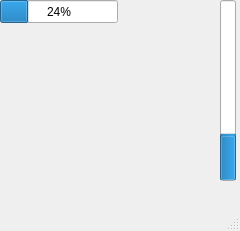
<?xml version="1.0" encoding="UTF-8"?>
<ui version="4.0">
 <class>MainWindow</class>
 <widget class="QMainWindow" name="MainWindow">
  <property name="geometry">
   <rect>
    <x>0</x>
    <y>0</y>
    <width>240</width>
    <height>231</height>
   </rect>
  </property>
  <property name="windowTitle">
   <string>MainWindow</string>
  </property>
  <widget class="QWidget" name="centralwidget">
   <widget class="QProgressBar" name="progressBar">
    <property name="geometry">
     <rect>
      <x>0</x>
      <y>0</y>
      <width>118</width>
      <height>23</height>
     </rect>
    </property>
    <property name="value">
     <number>24</number>
    </property>
   </widget>
   <widget class="QProgressBar" name="progressBar_2">
    <property name="geometry">
     <rect>
      <x>220</x>
      <y>0</y>
      <width>16</width>
      <height>181</height>
     </rect>
    </property>
    <property name="value">
     <number>24</number>
    </property>
    <property name="orientation">
     <enum>Qt::Vertical</enum>
    </property>
   </widget>
  </widget>
  <widget class="QMenuBar" name="menubar">
   <property name="geometry">
    <rect>
     <x>0</x>
     <y>0</y>
     <width>240</width>
     <height>21</height>
    </rect>
   </property>
  </widget>
  <widget class="QStatusBar" name="statusbar"/>
 </widget>
 <resources/>
 <connections/>
</ui>
